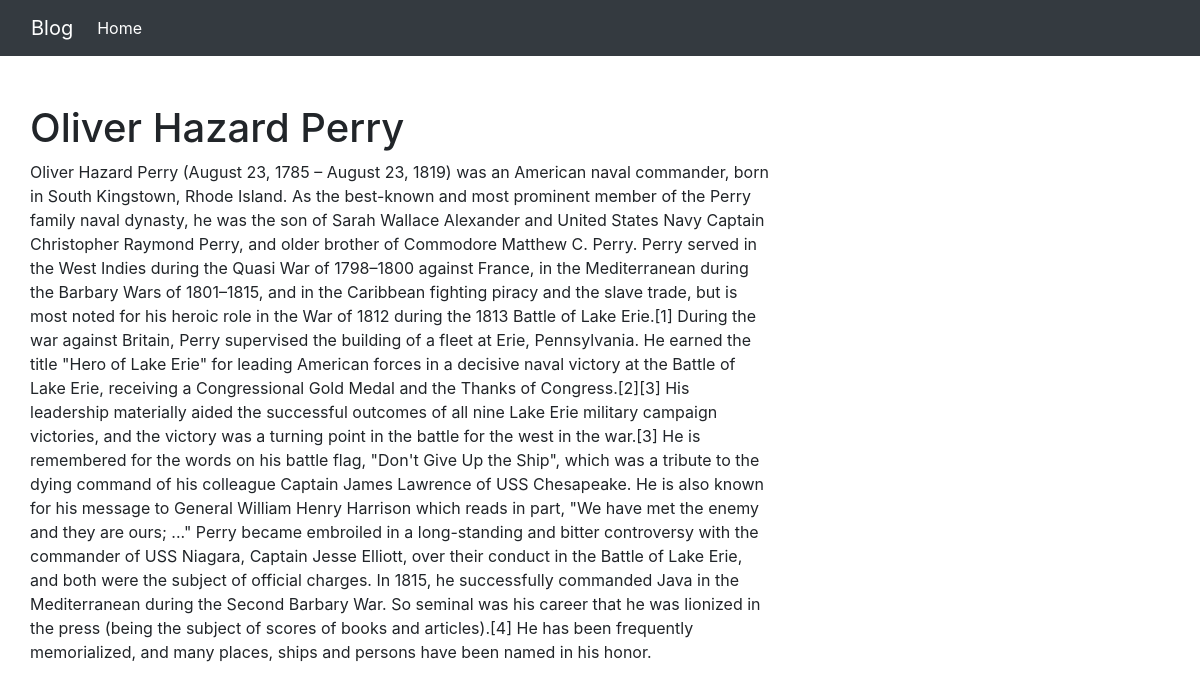
The app's page /oliver_hazard/ with its own data.
### blog/models.py (models this page shows, shortened)
class Post(models.Model):
    class PostManager(models.Manager):
        def get_queryset(self):
            return super().get_queryset().filter(status='published')
    options = (
        ('draft', 'Draft'),
        ('published', 'Published'),
    )
    title = models.CharField(max_length=250)
    preview = models.TextField(null=True)
    slug = models.SlugField(max_length=250, unique_for_date='publish')
    publish = models.DateTimeField(default=timezone.now)
    author = models.ForeignKey(User, on_delete=models.CASCADE, related_name='blog_posts')
    content = models.TextField()
    status = models.CharField(max_length=10, choices=options, default='draft')
    objects = models.Manager()
    post_manager = PostManager()
    class Meta:
        ordering = ('-publish',)

### blog/views.py (the view)
# urls.py: path("<slug:post>/", views.post_full, name='post_full')
def post_full(request, post):
    post = get_object_or_404(Post, slug=post, status='published')
    return render(request, 'post_full.html', {'post': post})

### blog/templates/post_full.html (shortened to what this page needs)
<!doctype html>
<html lang="en">
  <head>
    <link rel="stylesheet" href="https://stackpath.bootstrapcdn.com/bootstrap/4.3.1/css/bootstrap.min.css">
  </head>
  <body>
    <nav class="navbar navbar-expand-lg navbar-dark bg-dark">
      <div class="container-fluid">
        <a class="navbar-brand" href="#">Blog</a>
        <div class="collapse navbar-collapse" id="navbarSupportedContent">
          <ul class="navbar-nav me-auto mb-2 mb-lg-0">
            <li class="nav-item">
              <a class="nav-link active" aria-current="page" href="http://127.0.0.1:8000/">Home</a>
            </li>
          </ul>
        </div>
      </div>
    </nav>
    <div class="col-md-8 pt-5">
        <div class="col-12"><h1>{{post.title}}</h1></div>
        <div class="col-12">{{post.content}}</div>
      </div>
  </body>
</html>

### records on screen
Post: title "Oliver Hazard Perry", content "Oliver Hazard Perry (August 23, 1785 – August 23, 1819) was an American naval commander, born in South Kingstown, Rhode Island. As the best-known and most prominent member of the Perry family naval dynasty, he was the son of Sarah Wallace Alexander and United States Navy Captain Christopher Raymond Perry, and older brother of Commodore Matthew C. Perry. Perry served in the West Indies during the Quasi War of 1798–1800 against France, in the Mediterranean during the Barbary Wars of 1801–1815, and in the Caribbean fighting piracy and the slave trade, but is most noted for his heroic role in the War of 1812 during the 1813 Battle of Lake Erie.[1] During the war against Britain, Perry…"
